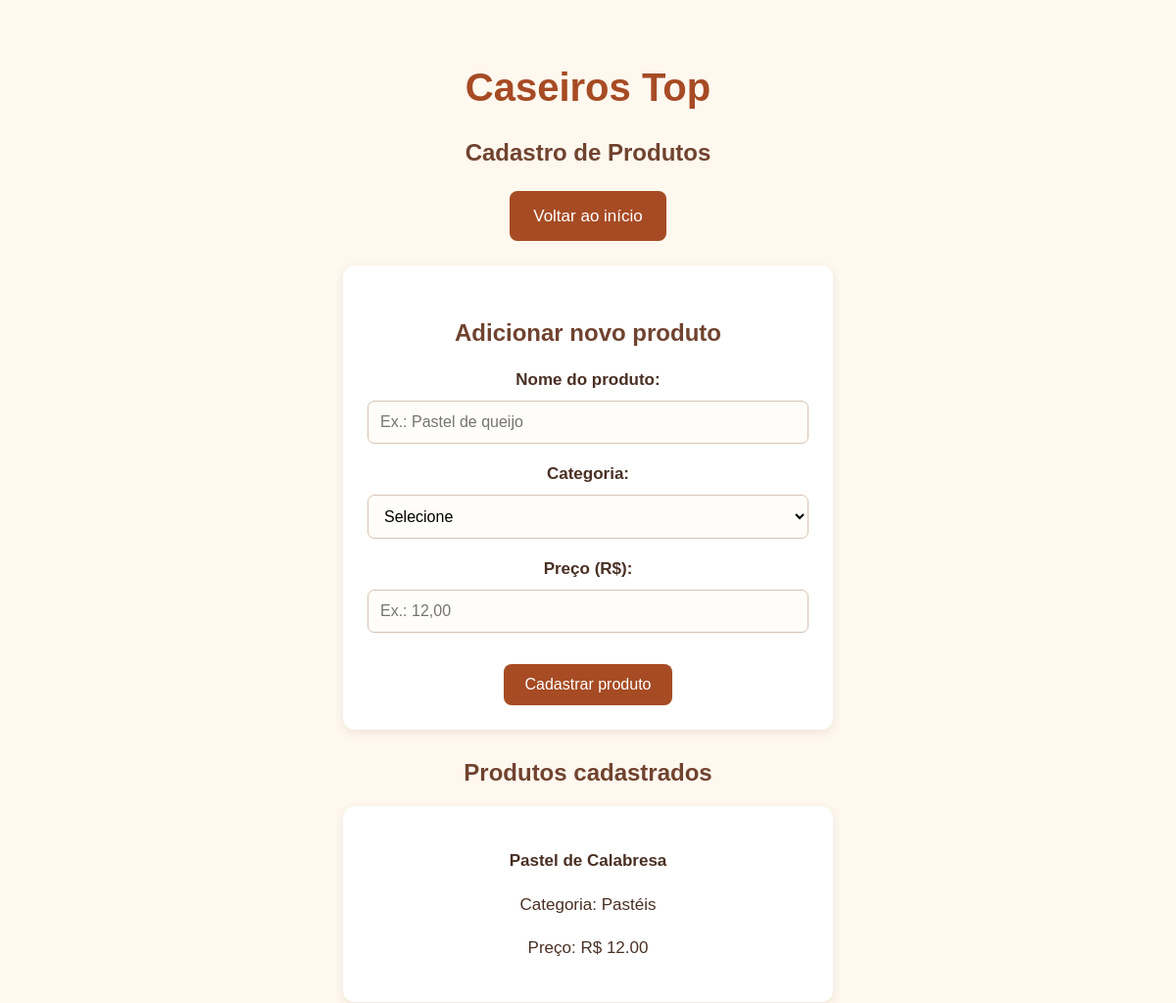
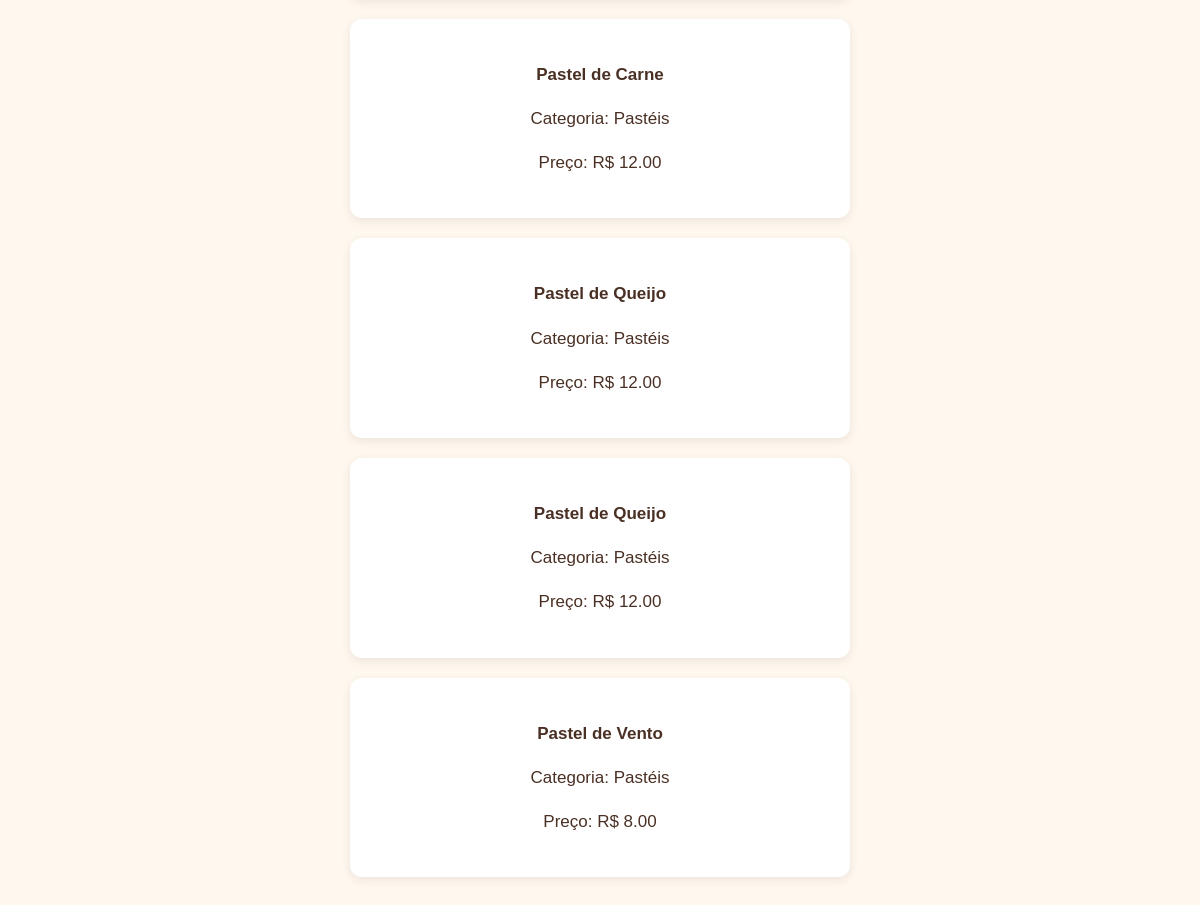
/produtos, run on the app's committed database (2 pictures, top to bottom).
### app/models.py (models this page shows, shortened)
class Produto(db.Model):
    id = db.Column(db.Integer, primary_key=True)
    nome = db.Column(db.String(100), nullable=False)
    categoria = db.Column(db.String(50), nullable=False)
    preco = db.Column(db.Numeric(10, 2), nullable=False)

### app/routes.py (the view, shortened to what this page needs)
@main.route("/produtos", methods=["GET", "POST"])
def produtos():
    lista_produtos = Produto.query.order_by(Produto.nome).all()
    return render_template(
        "produtos.html",
        produtos=lista_produtos
    )

### app/templates/produtos.html (shortened to what this page needs)
<!DOCTYPE html>
<html lang="pt-br">
<head>
    <link rel="stylesheet" href="{{ url_for('static', filename='style.css') }}">
</head>
<body>
    <h1>Caseiros Top</h1>
    <h2>Cadastro de Produtos</h2>
    <p>
        <a href="{{ url_for('main.home') }}">Voltar ao início</a>
    </p>
    <form method="POST">
        <h2>Adicionar novo produto</h2>
        <p>
            <label for="nome">Nome do produto:</label><br>
            <input
                type="text"
                id="nome"
                name="nome"
                maxlength="100"
                placeholder="Ex.: Pastel de queijo"
                required
            >
        </p>
        <p>
            <label for="categoria">Categoria:</label><br>
            <select id="categoria" name="categoria" required>
                <option value="">Selecione</option>
            </select>
        </p>
        <p>
            <label for="preco">Preço (R$):</label><br>
            <input
                type="number"
                id="preco"
                name="preco"
                min="0.01"
                step="0.01"
                placeholder="Ex.: 12,00"
                required
            >
        </p>
        <button type="submit">Cadastrar produto</button>
    </form>
    <h2>Produtos cadastrados</h2>
    {% for produto in produtos %}
        <form>
            <p><strong>{{ produto.nome }}</strong></p>
            <p>Categoria: {{ produto.categoria }}</p>
            <p>Preço: R$ {{ "%.2f"|format(produto.preco) }}</p>
        </form>
    {% else %}
        <p>Nenhum produto cadastrado ainda.</p>
    {% endfor %}
</body>
</html>

### app/static/style.css (style rules this page uses)
* { box-sizing: border-box; }
body { font-family: Arial, sans-serif; background-color: #fff8ef; color: #4a3024; margin: 0; padding: 40px 20px; text-align: center; }
h1 { color: #a64b24; font-size: 40px; margin-bottom: 10px; }
h2 { color: #70432f; font-size: 24px; margin-top: 30px; }
p { font-size: 17px; line-height: 1.6; }
a { display: inline-block; background-color: #a64b24; color: white; text-decoration: none; padding: 12px 24px; border-radius: 8px; margin: 5px; transition: background-color 0.2s; }
form { background-color: white; max-width: 500px; margin: 20px auto; padding: 25px; border-radius: 12px; box-shadow: 0 3px 10px rgba(74, 48, 36, 0.10); }
label { font-weight: bold; }
input, select { width: 100%; padding: 12px; margin-top: 8px; border: 1px solid #d8c3b3; border-radius: 7px; font-size: 16px; background-color: #fffdf9; }
button { background-color: #a64b24; color: white; border: none; padding: 12px 22px; border-radius: 8px; font-size: 16px; cursor: pointer; margin-top: 15px; }

### data on the page
Produto: nome "Pastel de Calabresa", categoria "Pastéis", preco "12.00"
Produto: nome "Pastel de Carne", categoria "Pastéis", preco "12.00"
Produto: nome "Pastel de Queijo", categoria "Pastéis", preco "12.00"
Produto: nome "Pastel de Queijo", categoria "Pastéis", preco "12.00"
Produto: nome "Pastel de Vento", categoria "Pastéis", preco "8.00"
